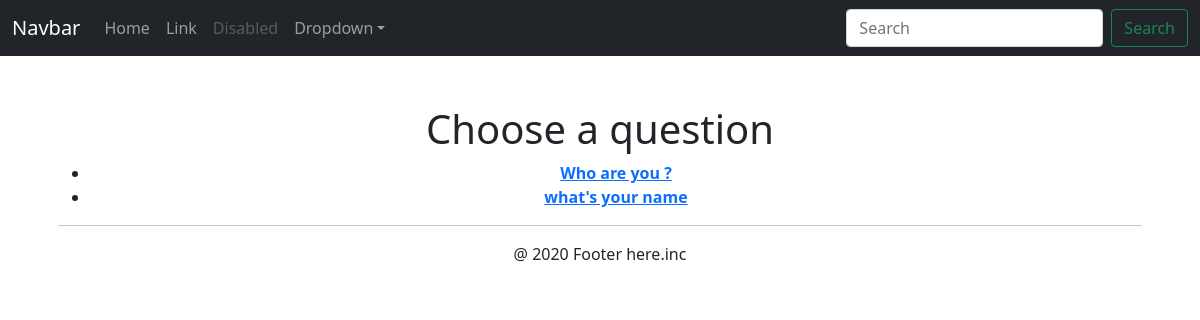
Screenshot of /polls/ with the database file from the repository.
### polls/models.py (models this page shows, shortened)
class Question(models.Model):
    question_text = models.CharField(max_length=200)
    pub_date = models.DateTimeField('date published')

### polls/views.py (the view)
def index(request): # 3 this will be displayed on http://127.0.0.1:8000/polls
    latest_questions = Question.objects.order_by("-pub_date")[:5] #get all queustions top 5 order by publication date
    context = {'latest_questions': latest_questions}
    return render(request, 'polls/index.html', context)

### polls/templates/polls/index.html
{% extends 'polls/base.html' %}
{% block main_content %}
<h1>Choose a question</h1>
{% if latest_questions %}
    <ul>
        {%for question in latest_questions %}
        <li>
            <a href = {% url "polls:detail" question.id %}><b>{{question.question_text }}</b></a></li>
        {% endfor %}
    </ul>
{% else %}
    <p> You dont have any questions</p>
{% endif %}
{% endblock %}

### rows the page displays
Question: question_text "Who are you ?"
Question: question_text "what's your name"
